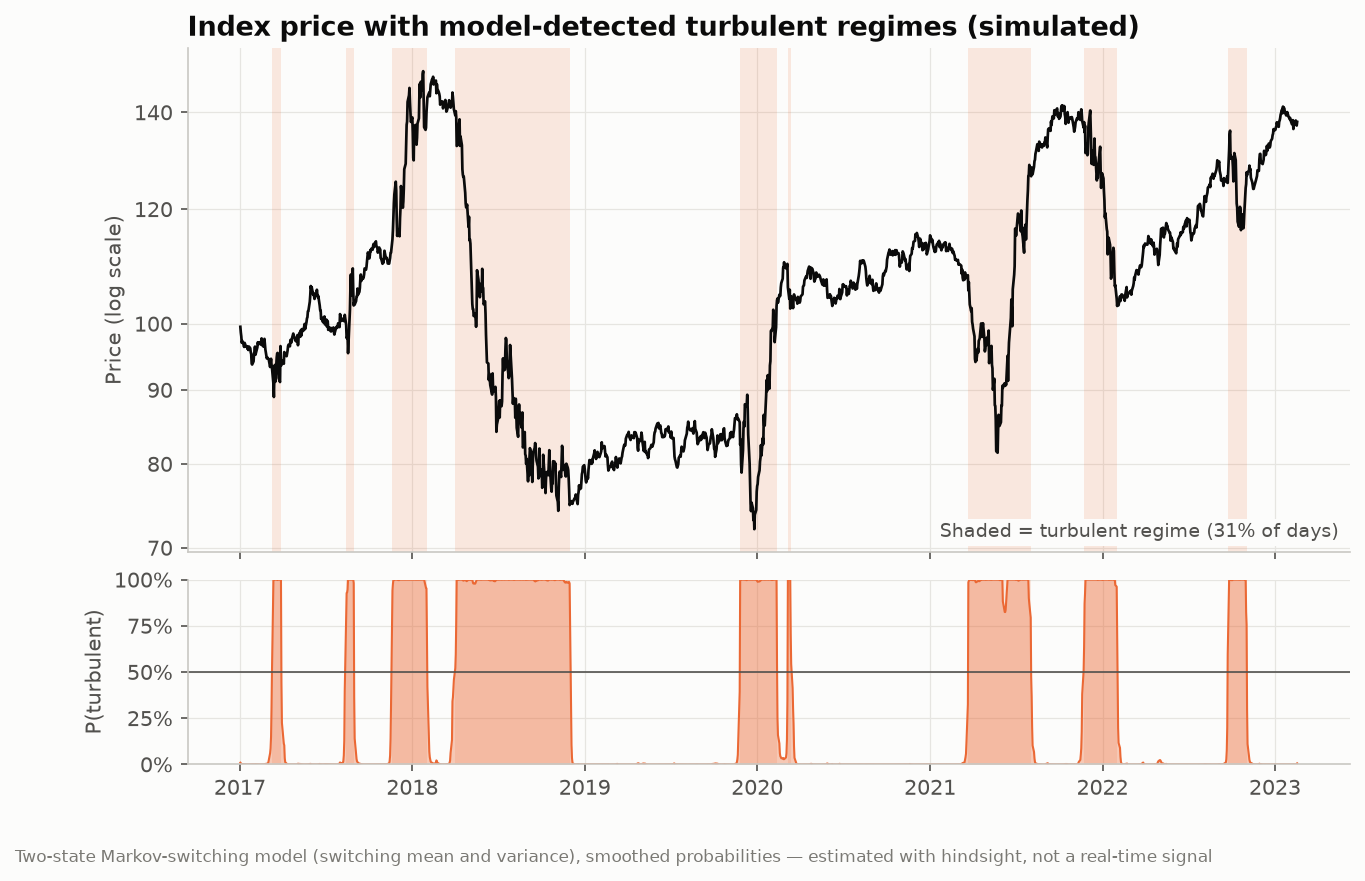

This chart was generated by the following Python code:
"""
Regime-Shaded Price Chart  -  family: Finance & investment

DESIGN PURPOSE
Shades the background of a price chart by the market regime a statistical
model infers, here a two-state Markov-switching model of returns (calm vs.
turbulent). A lower panel shows the model's probability of being in the
turbulent state. Readers see how prices behave inside each regime and how
confident the model is, not just where a hand-picked "crisis" began.

WHEN TO USE
  - Show when volatility or trend regimes switched, and how long they lasted
  - Explain a regime-based strategy (risk-on / risk-off, volatility targeting)
  - Put a long price history into context without manual annotation

AVOID WHEN
  - The audience will read the shading as a forecast (it is estimated with
    hindsight)
  - The model has not been validated; shading lends false authority
  - There are more than 3 regimes (colors and labels stop being readable)

ALTERNATIVES
  - Rolling volatility chart
  - Drawdown chart
  - Event timeline with manual annotations

EXAMPLE
Simulated daily returns from a two-regime process (calm: low volatility,
slight upward drift; turbulent: high volatility, negative drift). The regimes
are then estimated back from the returns with statsmodels' MarkovRegression.
Not investment advice.

NOTE: Educational examples with simulated or historical data. Not investment
advice; past performance does not predict future returns.

Run:  python regime_shading.py
"""
import sys
from pathlib import Path

import numpy as np
import pandas as pd
import matplotlib.pyplot as plt

# Library style: categorical colors in fixed order, recessive axes, hairline grid.
PALETTE = ["#2a78d6", "#eb6834", "#1baf7a", "#eda100",
           "#e87ba4", "#008300", "#6250d6", "#e34948"]
SEQ_CMAP = "Blues"      # sequential: one hue, light -> dark
DIV_CMAP = "RdBu_r"     # diverging: two opposite hues, neutral midpoint
GRAY = "#b8b7b1"        # de-emphasised marks
plt.rcParams.update({
    "figure.figsize": (8, 4.8), "figure.dpi": 110, "figure.facecolor": "#fcfcfb",
    "axes.facecolor": "#fcfcfb", "axes.edgecolor": "#c9c8c3", "axes.linewidth": 0.8,
    "axes.spines.top": False, "axes.spines.right": False,
    "axes.grid": True, "grid.color": "#e6e5e1", "grid.linewidth": 0.6, "axes.axisbelow": True,
    "axes.prop_cycle": plt.cycler(color=PALETTE),
    "axes.titlesize": 13, "axes.titleweight": "bold", "axes.titlelocation": "left",
    "axes.labelcolor": "#52514e", "xtick.color": "#52514e", "ytick.color": "#52514e",
    "text.color": "#0b0b0b", "font.size": 10, "lines.linewidth": 2,
    "legend.frameon": False,
})

import statsmodels.api as sm

# --- Example data ------------------------------------------------------------
rng = np.random.default_rng(14)
dates = pd.bdate_range("2017-01-02", periods=1600)
stay = {0: 0.993, 1: 0.975}                      # regime persistence
mu, sigma = {0: 0.0006, 1: -0.0012}, {0: 0.007, 1: 0.022}
state, states = 0, []
for _ in dates:
    states.append(state)
    if rng.random() > stay[state]:
        state = 1 - state
states = np.array(states)
returns = pd.Series([rng.normal(mu[s], sigma[s]) for s in states], index=dates, name="return")
price = 100 * (1 + returns).cumprod()
title = "Index price with model-detected turbulent regimes (simulated)"
returns.describe().round(4)

# --- Plot --------------------------------------------------------------------
model = sm.tsa.MarkovRegression(returns * 100, k_regimes=2, switching_variance=True)
res = model.fit(disp=False)
variances = [res.params[f"sigma2[{k}]"] for k in range(2)]
p_turb = res.smoothed_marginal_probabilities[int(np.argmax(variances))]
turbulent = p_turb > 0.5

fig, (ax, axp) = plt.subplots(2, 1, figsize=(10, 6.2), sharex=True,
                              gridspec_kw={"height_ratios": [3, 1.1], "hspace": 0.08})
# shade contiguous turbulent spells
edges = np.flatnonzero(np.diff(np.r_[0, turbulent.astype(int), 0]))
for start, end in zip(edges[::2], edges[1::2]):
    for a in (ax, axp):
        a.axvspan(price.index[start], price.index[end - 1], color=PALETTE[1], alpha=0.14, linewidth=0)
ax.plot(price.index, price, color="#0b0b0b", linewidth=1.3)
ax.set_yscale("log")
lo, hi = price.min(), price.max()
ticks = [v for v in (50, 60, 70, 80, 90, 100, 120, 140, 160, 180, 200, 250, 300) if lo * 0.95 <= v <= hi * 1.05]
ax.yaxis.set_major_locator(plt.FixedLocator(ticks))
ax.yaxis.set_major_formatter(plt.FuncFormatter(lambda v, _: f"{v:g}"))
ax.yaxis.set_minor_locator(plt.NullLocator())
ax.set_ylabel("Price (log scale)")
ax.set_title(title)
ax.text(0.99, 0.03, f"Shaded = turbulent regime ({turbulent.mean():.0%} of days)",
        transform=ax.transAxes, fontsize=9, color="#52514e", ha="right",
        bbox=dict(facecolor="#fcfcfb", edgecolor="none", pad=2))
axp.fill_between(p_turb.index, p_turb, color=PALETTE[1], alpha=0.35, linewidth=0)
axp.plot(p_turb.index, p_turb, color=PALETTE[1], linewidth=1)
axp.axhline(0.5, color="#52514e", linewidth=0.8)
axp.set_ylim(0, 1)
axp.yaxis.set_major_formatter(plt.FuncFormatter(lambda v, _: f"{v:.0%}"))
axp.set_ylabel("P(turbulent)")
fig.text(0.01, 0.005, "Two-state Markov-switching model (switching mean and variance), smoothed probabilities "
         "— estimated with hindsight, not a real-time signal", fontsize=8, color="#7a7974")

# --- Save / show -------------------------------------------------------------
out = Path(__file__).with_name(Path(__file__).stem + ".png")
fig.savefig(out, dpi=150, bbox_inches="tight")
print(f"saved {out}")
if "--no-show" not in sys.argv:
    plt.show()
